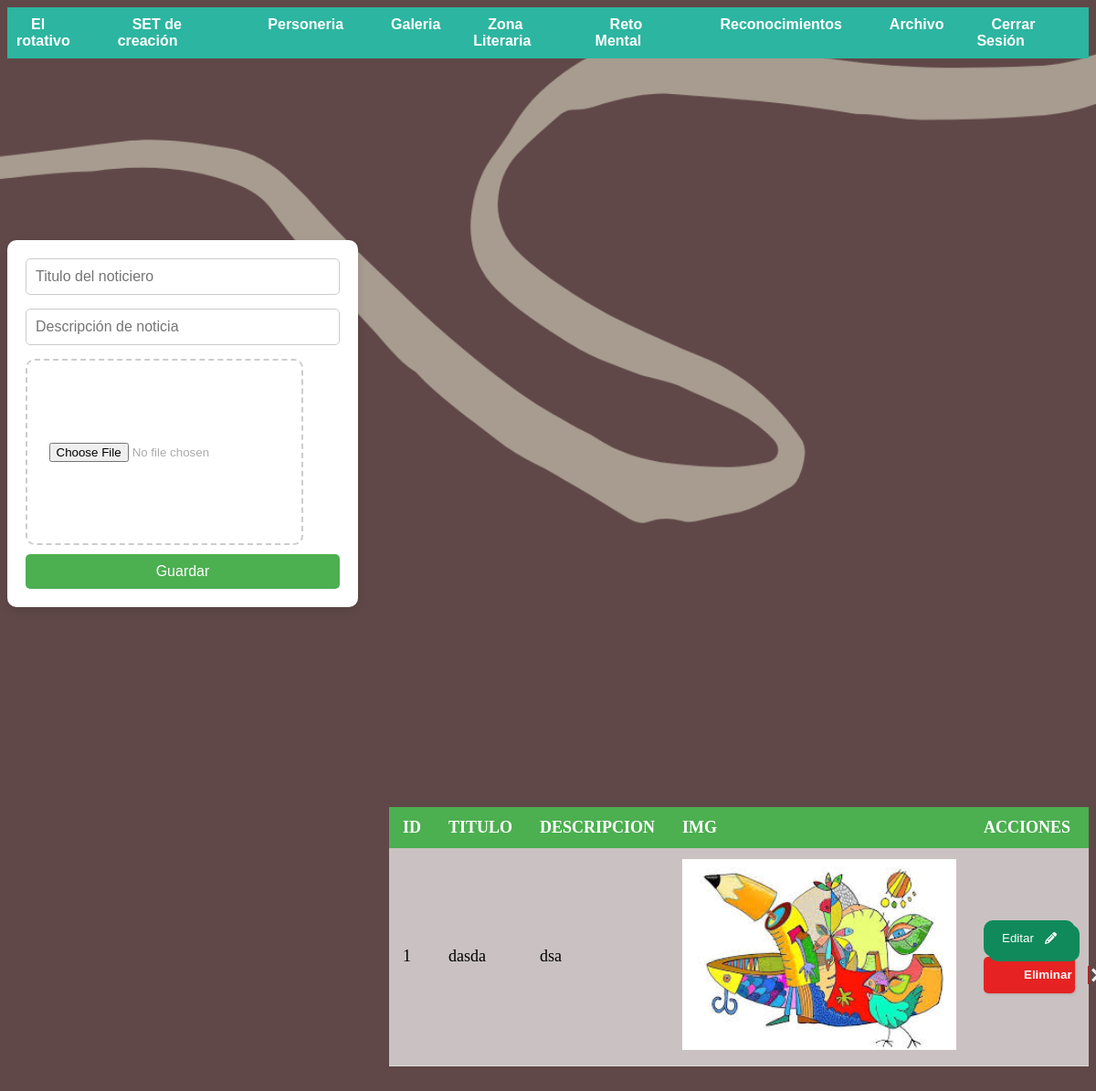
Page /administrador/reconocimientos.php (signed in) on the committed database.
### tables this page shows
CREATE TABLE `reconocimientos` (
  `id` int(11) NOT NULL,
  `titulo` varchar(200) NOT NULL,
  `descripcion` varchar(900) NOT NULL,
  `imagen` blob NOT NULL
);

### administrador/reconocimientos.php (the view, shortened to what this page needs)
<?php include("includes/header.php"); ?>
    <div class="contenedor">
        <div class="formulario">
            <div class="tarjeta">
                <form action="reconocimientos/guardar.php" method="POST" enctype="multipart/form-data">
                    <div class="grupo">
                        <input type="text" name="titulo" placeholder="Titulo del noticiero" autofocus>
                    </div>
                    <div class="grupo">
                        <input type="text" name="descripcion" rows="3" placeholder="Descripción de noticia">
                    </div>
                    <div class="drop_area">
                        <input type="file" name="imagen">
                    </div>
                    <input type="submit" name="guardar" value="Guardar">
                </form>
            </div>
        </div>
    </div>
     <div class="muestras">
        <table>
            <thead>
                <tr>
                    <th>id</th>
                    <th>titulo</th>
                    <th>descripcion</th>
                    <th>img</th>
                    <th>acciones</th>
                 </tr>
            </thead>
            <tbody>
            <?php
                    $query = "SELECT * FROM reconocimientos";
                    $result_ = mysqli_query($conexion, $query);
                    while($row = mysqli_fetch_array($result_)){?>
                        <tr>
                            <td><?php echo $row['id']?></td>
                            <td><?php echo $row['titulo']?></td>
                            <td><?php echo $row['descripcion']?></td>
                            <td><img src="img/<?php echo $row['imagen']?>" id="imagenes"></td>
                            <td>
                            <button class="Btn"  onclick="window.location.href='reconocimientos/editar.php?id=<?php echo $row['id']?>';">Editar
                            </button>
                            <button class="noselect" onclick="window.location.href='reconocimientos/eliminar.php?id=<?php echo $row['id']?>';">
                                <span class="text">Eliminar</span><span class="icon">
                                    <svg xmlns="http://www.w3.org/2000/svg" width="24" height="24" viewBox="0 0 24 24">
                                        <path d="M24 20.188l-8.315-8.209 8.2-8.282-3.697-3.697-8.212 8.318-8.31-8.203-3.666 3.666 8.321 8.24-8.206 8.313 3.666 3.666 8.237-8.318 8.285 8.203z">
                                        </path>
                                    </svg>
                                </span>
                        </button>
                            </td>
                        </tr>
                    <?php }?>
            </tbody>
         </table>
        </div>
        <?php include("includes/footer.php");?>

### administrador/algo.css (style rules this page uses)
body { background-image: url(../img/Fondo_Oscuro.png); background-repeat: no-repeat; background-size: cover; background-attachment: fixed; }
.contenedor { display: flex; justify-content: left; align-items: center; height: 100vh; background-color: transparent; margin: 0%; padding: 0; }
.tarjeta { background-color: white; padding: 20px; border-radius: 10px; box-shadow: 0px 4px 10px rgba(0, 0, 0, 0.1); max-width: 400px; width: 100%; }
.grupo { margin-bottom: 15px; }
.grupo input[type="text"] { width: 100%; padding: 10px; border: 1px solid #ccc; border-radius: 5px; font-size: 16px; box-sizing: border-box; }
input[type="submit"] { width: 100%; padding: 10px 15px; background-color: #4CAF50; color: white; border: none; border-radius: 5px; font-size: 16px; cursor: pointer; transition: background-color 0.3s ease; }
.muestras { display:flex; justify-content: right; align-items: center; background-color: transparent; }
.drop_area { width: 300px; height: 200px; border: 2px dashed #ccc; border-radius: 10px; display: flex; align-items: center; justify-content: center; color: #aaa; font-family: Arial, sans-serif; font-size: 16px; cursor: pointer; transition: background-color 0.3s ease; margin-bottom:10px ; }
.drop_area input[type="file"] { display:flex; }
.drop_area::before { text-align: center; }
table { width: 60%; border-collapse: collapse; margin: 20px 0; font-size: 18px; text-align: left; }
thead tr { background-color: #4CAF50; color: white; }
thead th { padding: 12px 15px; text-transform: uppercase; }
tbody { background-color: #ffffffab; }
tbody td { padding: 12px 15px; border-bottom: 1px solid #ddd; }
#imagenes { width: 300px; }
.Btn { position: relative; display: flex; align-items: center; justify-content: flex-start; width: 100px; height: 40px; border: none; padding: 0px 20px; background-color: rgb(16, 138, 91); color: white; font-weight: 500; cursor: pointer; border-radius: 10px; box-shadow: 5px 5px 0px rgb(16, 138, 91); transition-duration: .3s; }
.svg { width: 13px; position: absolute; right: 0; margin-right: 20px; fill: white; transition-duration: .3s; }
.noselect { width: 100px; height: 40px; cursor: pointer; display: flex; align-items: center; background: red; border: none; border-radius: 5px; box-shadow: 1px 1px 3px rgba(0,0,0,0.15); background: #e62222; }
.noselect, button span { transition: 200ms; }
.noselect .text { transform: translateX(20px); color: white; font-weight: bold; }
.noselect .icon { position: absolute; border-left: 1px solid #c41b1b; transform: translateX(90px); height: 20px; width: 20px; display: flex; align-items: center; justify-content: center; }
.noselect svg { width: 15px; fill: #eee; }
button { --primary-color: #704646ea; --secondary-color: #fff; --hover-color: #111; --arrow-width: 10px; --arrow-stroke: 2px; box-sizing: border-box; border: 0; border-radius: 20px; color: var(--secondary-color); padding: 1em 1.8em; background: var(--primary-color); display: flex; transition: 0.2s background; align-items: center; gap: 0.6em; font-weight: bold; }

### rows in the picture
reconocimientos: id "1", titulo "dasda", descripcion "dsa", imagen (picture)
